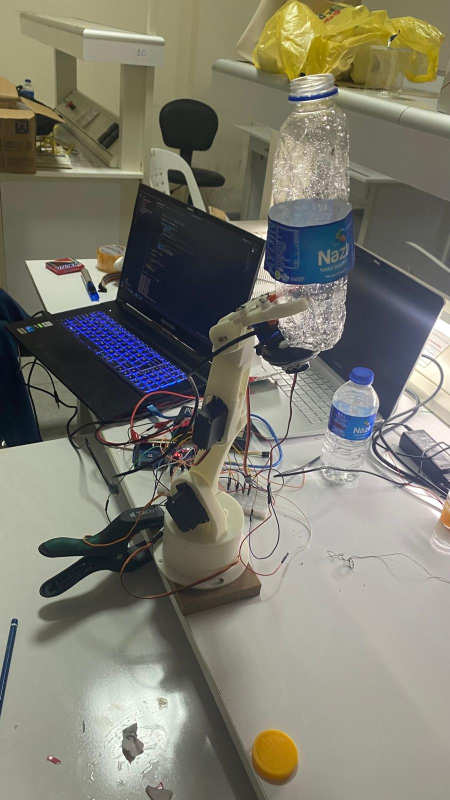
#> input picture ArmImage.jpg, 900 x 1600 px, given in place of the camera (shown at 1/2 size)
$ python 'OpenCV -Python.py'
#> lines starting #> are read from the running program, lines starting #| are printed output that depends on the picture; after the words box and inside, x2 and y2 are one past the last pixel; in counts of white or black regions, pixels touching at a corner belong together
import cv2
import numpy as np
import serial
import time

# Mavi renk aralığını tanımla (mavinin HSV değerleri)
lower_blue = np.array([90, 50, 50])
upper_blue = np.array([150, 255, 255])

# Kamera aygıtını başlat
cap = cv2.VideoCapture(0)

# Arduino'ya bağlan
ArduinoSerial = serial.Serial('COM12', 9600, timeout=1)
time.sleep(2)  # Arduino'nun başlaması için bekleme süresi

target_locked = False

# Pencereyi oluştur ve boyutunu ayarla
cv2.namedWindow('Frame', cv2.WINDOW_NORMAL)
cv2.resizeWindow('Frame', 800, 600)  # Genişlik 800, Yükseklik 600

while True:
    # Kameradan bir kare al
    ret, frame = cap.read()
#> frame is the input picture: shape (1600, 900, 3); mean B, G, R 111.6, 123.7, 125.1
    if not ret:
        break

    # Kareyi HSV renk uzayına dönüştür
    hsv = cv2.cvtColor(frame, cv2.COLOR_BGR2HSV)
#> hsv: shape (1600, 900, 3); mean H, S, V 44.9, 51.9, 130.4

    # Mavi renk bölgesini belirleme
    blue_mask = cv2.inRange(hsv, lower_blue, upper_blue)
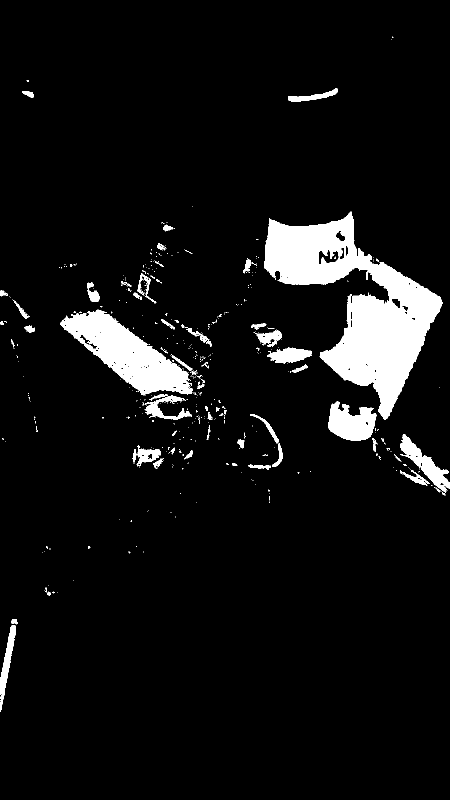
#> blue_mask: shape (1600, 900) (shown at 1/2 size); 6.9% white; 495 white regions (425 under 20 px), largest, box (x1, y1, x2, y2) and area: (528, 423, 886, 840) 56286, (121, 619, 386, 792) 18959, (656, 803, 753, 882) 5135

    # Gürültüyü azaltmak için biraz morfolojik işlem uygula
    blue_mask = cv2.erode(blue_mask, None, iterations=2)
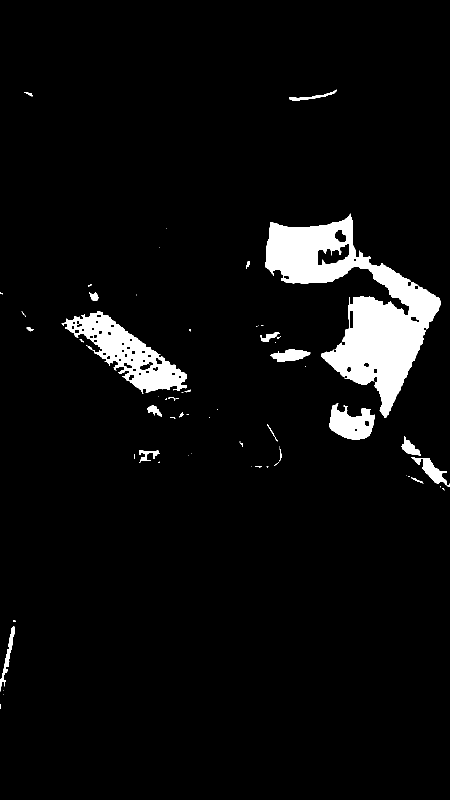
#> blue_mask: shape (1600, 900) (shown at 1/2 size); 5.2% white; 67 white regions (44 under 20 px), largest, box (x1, y1, x2, y2) and area: (530, 427, 882, 836) 49754, (123, 623, 374, 788) 14028, (658, 806, 750, 880) 4133
    blue_mask = cv2.dilate(blue_mask, None, iterations=2)
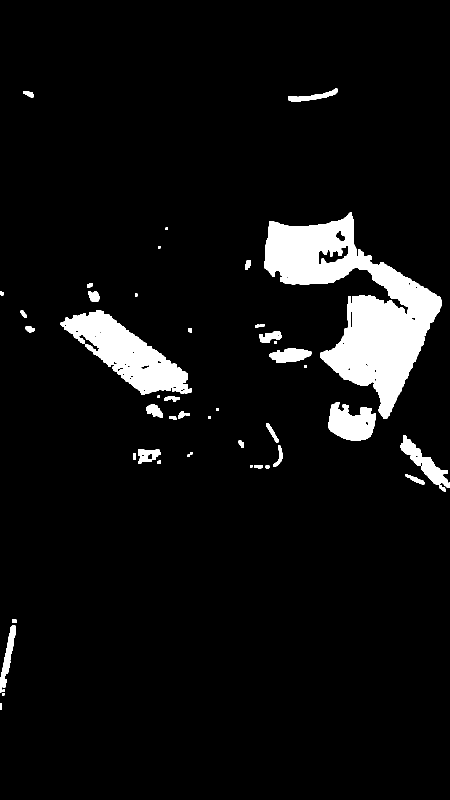
#> blue_mask: shape (1600, 900) (shown at 1/2 size); 6.4% white; 48 white regions

    # Konturları bulma
    contours, _ = cv2.findContours(blue_mask.copy(), cv2.RETR_EXTERNAL, cv2.CHAIN_APPROX_SIMPLE)
#> contours = 48 contours, 6 with area under 20; largest, box (x1, y1, x2, y2) and area: (528, 425, 884, 838) 56280, (121, 621, 384, 790) 18654, (656, 804, 752, 882) 4940, (820, 912, 900, 976) 1919, (539, 696, 623, 725) 1587

    # Mavi renkli bir cisim algılandıysa işlemleri yap
    if contours:
        # Alanı en büyük olan konturu seç
        largest_contour = max(contours, key=cv2.contourArea)
#> largest_contour = contour of 737 points, box (x1, y1, x2, y2) (528, 425, 884, 838), area 56280

        # Cismin dış sınırlarını yakalama
        x, y, w, h = cv2.boundingRect(largest_contour)
#> x = 528; y = 425; w = 356; h = 413

        # Cismin alanını hesapla
        area = cv2.contourArea(largest_contour)
#> area = 56280.5

        # Cisim alanı bir eşik değerden büyükse şişe olarak etiketle
        if area > 1000:
            # Cismin etrafına dikdörtgen çizme
            cv2.rectangle(frame, (x, y), (x + w, y + h), (255, 0, 0), 2)
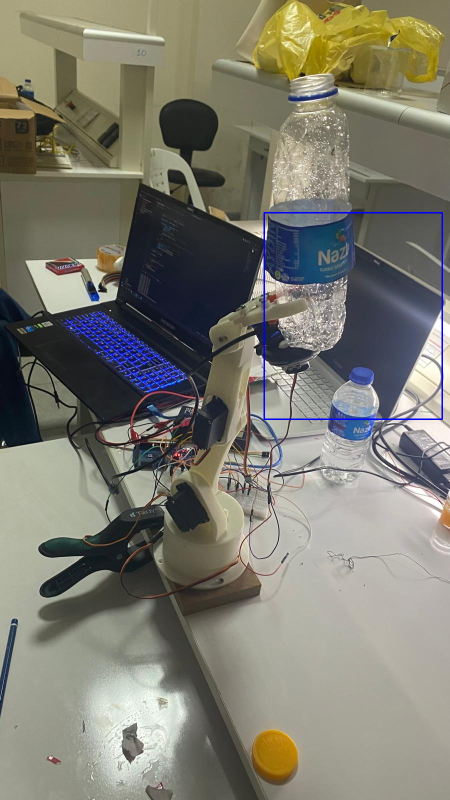
#> frame: shape (1600, 900, 3) (shown at 1/2 size); 0.32% of pixels changed, all inside (x1, y1, x2, y2) = (527, 424, 886, 840)

            # Cismin merkez koordinatlarını hesapla
            center_x = x + w // 2
#> center_x = 706
            center_y = y + h // 2
#> center_y = 631

            # Cismin merkez koordinatlarını ekrana yazdırma
            print(f"Şişenin Konumu: ({center_x}, {center_y})")
#| Şişenin Konumu: (706, 631)

            frame_center_x = frame.shape[1] // 2
#> frame_center_x = 450

            if abs(center_x - frame_center_x) < 30:
                if not target_locked:
                    target_locked = True
                    print("Hedef kilitlendi")
                    # Hedef kilitlendikten sonra Arduino'ya sinyal gönderme
                    ArduinoSerial.write(b'LOCKED\n')
                else:
                    # Hedef kilitliyse ve merkezde kalmaya devam ediyorsa başka bir şey yapma
                    pass
            else:
                # Hedef kilitlenmediği sürece x ekseninde hareket et
                target_locked = False
                string = 'X{0:d}\n'.format(center_x)
                ArduinoSerial.write(string.encode())

    # Görüntüyü ekranda gösterme
    cv2.imshow('Frame', frame)

    time.sleep(0.1)

    # Çıkış için 'q' tuşuna bas
    if cv2.waitKey(1) & 0xFF == ord('q'):
#> (key q is pressed here)
        break

# Kamera bağlantısını kapat
cap.release()
cv2.destroyAllWindows()
